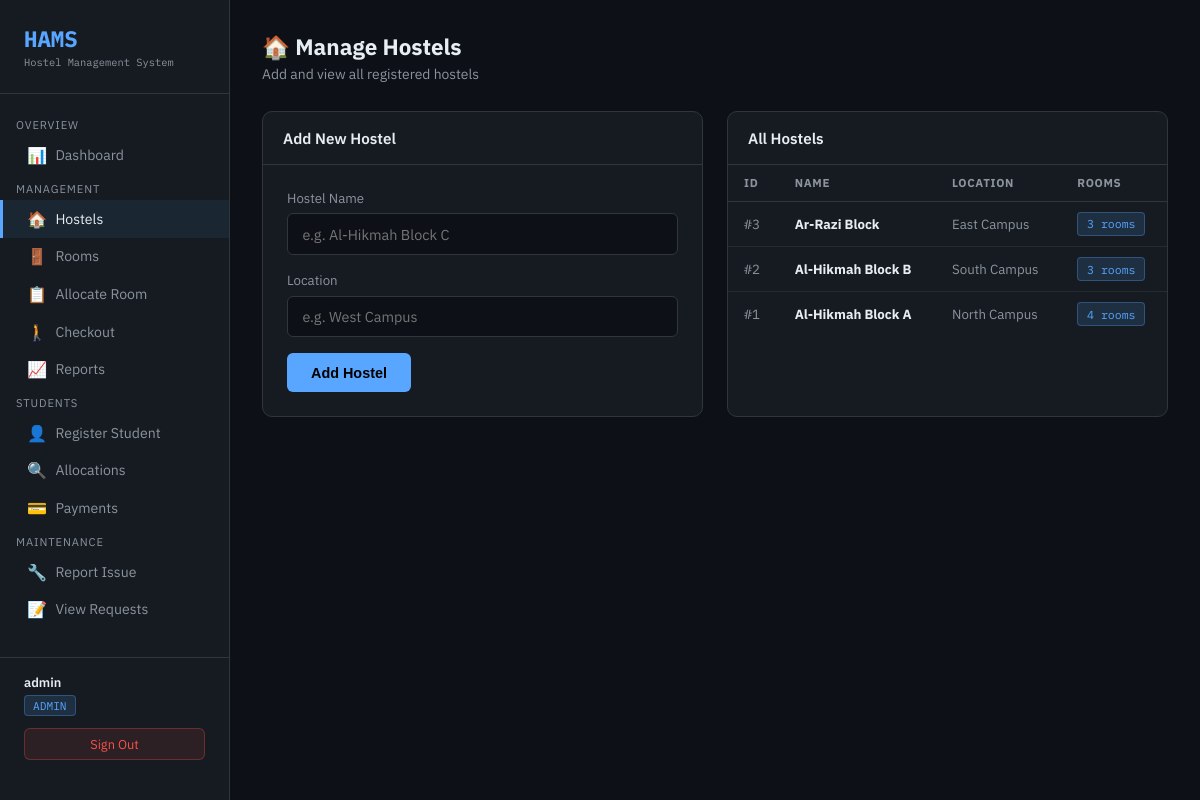
The app's page /admin/add_hostel.php (signed in) with its own data.
### tables this page shows
CREATE TABLE Hostel (
    hostel_id   INT AUTO_INCREMENT PRIMARY KEY,
    hostel_name VARCHAR(100) NOT NULL,
    location    VARCHAR(150),
    total_rooms INT DEFAULT 0
);

### admin/add_hostel.php (the view, shortened to what this page needs)
<?php
$db  = getDB();
$hostels = $db->query(
    "SELECT H.*, COUNT(R.room_id) AS room_count
     FROM Hostel H
     LEFT JOIN Room R ON H.hostel_id = R.hostel_id
     GROUP BY H.hostel_id
     ORDER BY H.hostel_id DESC"
);
?>
<!DOCTYPE html>
<html lang="en">
<head>
</head>
<body>
<?php include '../assets/nav_inline.php'; ?>
<main class="main">
  <div class="page-header">
    <h1>🏠 Manage Hostels</h1>
    <p>Add and view all registered hostels</p>
  </div>
  <div class="content-grid">
    <div class="panel">
      <div class="panel-header"><h2>Add New Hostel</h2></div>
      <div style="padding:1.5rem">
        <form method="POST">
          <div class="form-group">
            <label>Hostel Name</label>
            <input type="text" name="hostel_name" placeholder="e.g. Al-Hikmah Block C" required>
          </div>
          <div class="form-group">
            <label>Location</label>
            <input type="text" name="location" placeholder="e.g. West Campus">
          </div>
          <button type="submit" class="btn">Add Hostel</button>
        </form>
      </div>
    </div>
    <div class="panel">
      <div class="panel-header"><h2>All Hostels</h2></div>
      <table>
        <thead><tr><th>ID</th><th>Name</th><th>Location</th><th>Rooms</th></tr></thead>
        <tbody>
        <?php while($h = $hostels->fetch_assoc()): ?>
          <tr>
            <td style="font-family:'IBM Plex Mono',monospace;color:var(--muted)">#<?= $h['hostel_id'] ?></td>
            <td><strong><?= htmlspecialchars($h['hostel_name']) ?></strong></td>
            <td style="color:var(--muted)"><?= htmlspecialchars($h['location']) ?></td>
            <td><span class="badge badge-blue"><?= $h['room_count'] ?> rooms</span></td>
          </tr>
        <?php endwhile; ?>
        </tbody>
      </table>
    </div>
  </div>
</main>
</body></html>

### assets/css/style_inline.php (style rules this page uses)
:root { --bg: #0d1117; --surface:#161b22; --border:#30363d; --accent: #58a6ff; --green:#3fb950; --yellow:#d29922; --red: #f85149; --purple:#bc8cff; --text:#e6edf3; --muted:#8b949e; }
* { box-sizing:border-box; margin:0; padding:0; }
body { background:var(--bg); color:var(--text); font-family:'IBM Plex Sans',sans-serif; display:flex; min-height:100vh; }
.main { margin-left:230px; padding:2rem; flex:1; width:calc(100% - 230px); }
.page-header { margin-bottom:1.75rem; }
.page-header h1 { font-size:1.4rem; font-weight:700; }
.page-header p { color:var(--muted); font-size:.87rem; margin-top:.25rem; }
.content-grid { display:grid; grid-template-columns:1fr 1fr; gap:1.5rem; }
.panel { background:var(--surface); border:1px solid var(--border); border-radius:10px; overflow:hidden; }
.panel-header { padding:1rem 1.25rem; border-bottom:1px solid var(--border); display:flex; justify-content:space-between; align-items:center; }
.panel-header h2 { font-size:.95rem; font-weight:600; }
table { width:100%; border-collapse:collapse; font-size:.83rem; }
th { padding:.65rem 1rem; text-align:left; color:var(--muted); font-size:.72rem; text-transform:uppercase; letter-spacing:.06em; border-bottom:1px solid var(--border); }
td { padding:.65rem 1rem; border-bottom:1px solid rgba(48,54,61,.6); }
tr:last-child td { border-bottom:none; }
.badge { display:inline-block; padding:.2rem .55rem; border-radius:4px; font-size:.72rem; font-family:'IBM Plex Mono',monospace; }
.badge-blue { background:rgba(88,166,255,.15); color:var(--accent); border:1px solid rgba(88,166,255,.3); }
.form-group { margin-bottom:1rem; }
.form-group label { display:block; font-size:.83rem; color:var(--muted); margin-bottom:.4rem; }
.form-group input, .form-group select, .form-group textarea { width:100%; background:var(--bg); border:1px solid var(--border); border-radius:6px; color:var(--text); padding:.65rem .9rem; font-size:.9rem; font-family:inherit; transition:border-color .2s; }
.btn { background:var(--accent); color:#000; border:none; border-radius:6px; padding:.7rem 1.5rem; font-size:.9rem; font-weight:600; cursor:pointer; transition:opacity .2s; }

### records on screen
hostel: hostel_id "3", hostel_name "Ar-Razi Block", location "East Campus", room_count "3"
hostel: hostel_id "2", hostel_name "Al-Hikmah Block B", location "South Campus", room_count "3"
hostel: hostel_id "1", hostel_name "Al-Hikmah Block A", location "North Campus", room_count "4"

### other values on screen
$user "admin"
$role "ADMIN"
